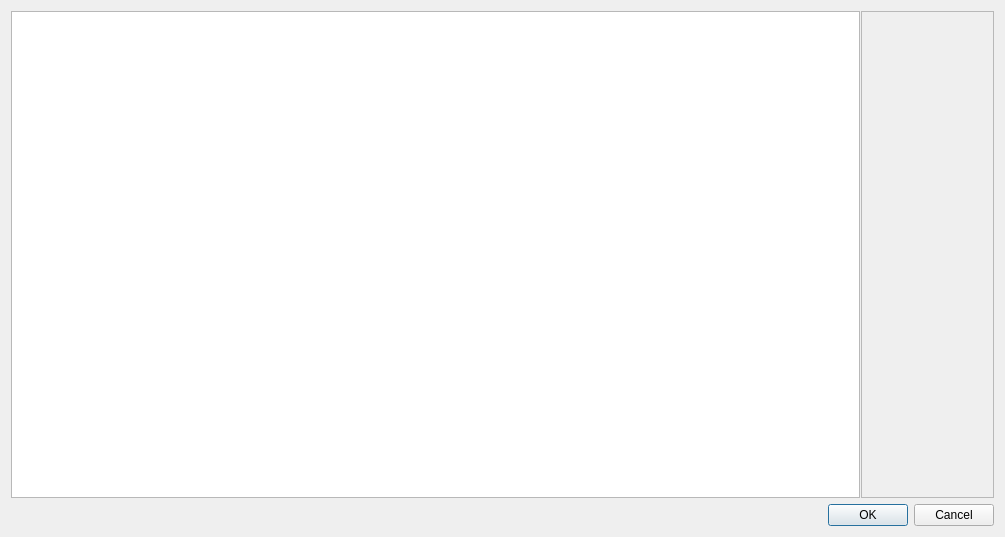
<?xml version="1.0" encoding="UTF-8"?>
<ui version="4.0">
 <class>ImportationListePhysiques</class>
 <widget class="QDialog" name="ImportationListePhysiques">
  <property name="geometry">
   <rect>
    <x>0</x>
    <y>0</y>
    <width>1005</width>
    <height>537</height>
   </rect>
  </property>
  <property name="windowTitle">
   <string>Dialog</string>
  </property>
  <layout class="QVBoxLayout" name="verticalLayout">
   <item>
    <widget class="QSplitter" name="splitter">
     <property name="orientation">
      <enum>Qt::Horizontal</enum>
     </property>
     <property name="handleWidth">
      <number>1</number>
     </property>
     <property name="childrenCollapsible">
      <bool>false</bool>
     </property>
     <widget class="QTableWidget" name="m_vueTable">
      <property name="enabled">
       <bool>true</bool>
      </property>
      <property name="sizePolicy">
       <sizepolicy hsizetype="Expanding" vsizetype="Expanding">
        <horstretch>0</horstretch>
        <verstretch>0</verstretch>
       </sizepolicy>
      </property>
      <property name="maximumSize">
       <size>
        <width>16777215</width>
        <height>16777215</height>
       </size>
      </property>
      <property name="sizeIncrement">
       <size>
        <width>0</width>
        <height>0</height>
       </size>
      </property>
      <property name="baseSize">
       <size>
        <width>0</width>
        <height>0</height>
       </size>
      </property>
      <property name="autoScrollMargin">
       <number>16</number>
      </property>
      <property name="dragEnabled">
       <bool>false</bool>
      </property>
      <property name="alternatingRowColors">
       <bool>true</bool>
      </property>
      <property name="selectionMode">
       <enum>QAbstractItemView::SingleSelection</enum>
      </property>
      <property name="selectionBehavior">
       <enum>QAbstractItemView::SelectRows</enum>
      </property>
      <property name="verticalScrollMode">
       <enum>QAbstractItemView::ScrollPerItem</enum>
      </property>
      <property name="showGrid">
       <bool>false</bool>
      </property>
      <property name="sortingEnabled">
       <bool>true</bool>
      </property>
      <property name="cornerButtonEnabled">
       <bool>true</bool>
      </property>
      <property name="rowCount">
       <number>0</number>
      </property>
      <attribute name="horizontalHeaderVisible">
       <bool>false</bool>
      </attribute>
      <attribute name="horizontalHeaderCascadingSectionResizes">
       <bool>true</bool>
      </attribute>
      <attribute name="horizontalHeaderDefaultSectionSize">
       <number>100</number>
      </attribute>
      <attribute name="horizontalHeaderHighlightSections">
       <bool>true</bool>
      </attribute>
      <attribute name="horizontalHeaderShowSortIndicator" stdset="0">
       <bool>true</bool>
      </attribute>
      <attribute name="horizontalHeaderStretchLastSection">
       <bool>true</bool>
      </attribute>
      <attribute name="verticalHeaderVisible">
       <bool>false</bool>
      </attribute>
      <attribute name="verticalHeaderCascadingSectionResizes">
       <bool>false</bool>
      </attribute>
      <attribute name="verticalHeaderDefaultSectionSize">
       <number>20</number>
      </attribute>
      <attribute name="verticalHeaderMinimumSectionSize">
       <number>20</number>
      </attribute>
      <attribute name="verticalHeaderStretchLastSection">
       <bool>false</bool>
      </attribute>
      <column>
       <property name="text">
        <string>Artiste</string>
       </property>
      </column>
      <column>
       <property name="text">
        <string>Album</string>
       </property>
      </column>
      <column>
       <property name="text">
        <string>Type</string>
       </property>
      </column>
     </widget>
     <widget class="QScrollArea" name="scrollArea">
      <property name="widgetResizable">
       <bool>true</bool>
      </property>
      <widget class="QWidget" name="m_affichageAlbum2">
       <property name="geometry">
        <rect>
         <x>0</x>
         <y>0</y>
         <width>131</width>
         <height>488</height>
        </rect>
       </property>
       <layout class="QVBoxLayout" name="verticalLayout_7">
        <item>
         <widget class="QLabel" name="m_estEntre">
          <property name="text">
           <string/>
          </property>
         </widget>
        </item>
        <item>
         <widget class="QLabel" name="m_pochette">
          <property name="text">
           <string/>
          </property>
         </widget>
        </item>
        <item>
         <widget class="QLabel" name="m_titres">
          <property name="text">
           <string/>
          </property>
         </widget>
        </item>
        <item>
         <spacer name="verticalSpacer_4">
          <property name="orientation">
           <enum>Qt::Vertical</enum>
          </property>
          <property name="sizeHint" stdset="0">
           <size>
            <width>20</width>
            <height>40</height>
           </size>
          </property>
         </spacer>
        </item>
       </layout>
      </widget>
     </widget>
    </widget>
   </item>
   <item>
    <widget class="QDialogButtonBox" name="buttonBox">
     <property name="orientation">
      <enum>Qt::Horizontal</enum>
     </property>
     <property name="standardButtons">
      <set>QDialogButtonBox::Cancel|QDialogButtonBox::Ok</set>
     </property>
    </widget>
   </item>
  </layout>
 </widget>
 <resources/>
 <connections>
  <connection>
   <sender>buttonBox</sender>
   <signal>accepted()</signal>
   <receiver>ImportationListePhysiques</receiver>
   <slot>accept()</slot>
   <hints>
    <hint type="sourcelabel">
     <x>227</x>
     <y>519</y>
    </hint>
    <hint type="destinationlabel">
     <x>157</x>
     <y>274</y>
    </hint>
   </hints>
  </connection>
  <connection>
   <sender>buttonBox</sender>
   <signal>rejected()</signal>
   <receiver>ImportationListePhysiques</receiver>
   <slot>reject()</slot>
   <hints>
    <hint type="sourcelabel">
     <x>295</x>
     <y>525</y>
    </hint>
    <hint type="destinationlabel">
     <x>286</x>
     <y>274</y>
    </hint>
   </hints>
  </connection>
 </connections>
</ui>
